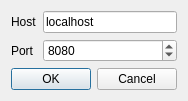
<?xml version="1.0" encoding="UTF-8"?>
<ui version="4.0">
 <class>HostDialog</class>
 <widget class="QDialog" name="HostDialog">
  <property name="geometry">
   <rect>
    <x>0</x>
    <y>0</y>
    <width>179</width>
    <height>93</height>
   </rect>
  </property>
  <property name="windowTitle">
   <string>Dialog</string>
  </property>
  <layout class="QGridLayout" name="gridLayout">
   <item row="0" column="0">
    <widget class="QLabel" name="label">
     <property name="text">
      <string>Host</string>
     </property>
    </widget>
   </item>
   <item row="0" column="1">
    <widget class="QLineEdit" name="hostLineEdit">
     <property name="text">
      <string>localhost</string>
     </property>
    </widget>
   </item>
   <item row="1" column="0">
    <widget class="QLabel" name="label_2">
     <property name="text">
      <string>Port</string>
     </property>
    </widget>
   </item>
   <item row="1" column="1">
    <widget class="QSpinBox" name="portSpinBox">
     <property name="minimum">
      <number>200</number>
     </property>
     <property name="maximum">
      <number>10000</number>
     </property>
     <property name="value">
      <number>8080</number>
     </property>
    </widget>
   </item>
   <item row="2" column="0" colspan="2">
    <widget class="QDialogButtonBox" name="buttonBox">
     <property name="orientation">
      <enum>Qt::Horizontal</enum>
     </property>
     <property name="standardButtons">
      <set>QDialogButtonBox::Cancel|QDialogButtonBox::Ok</set>
     </property>
    </widget>
   </item>
  </layout>
 </widget>
 <resources/>
 <connections>
  <connection>
   <sender>buttonBox</sender>
   <signal>accepted()</signal>
   <receiver>HostDialog</receiver>
   <slot>accept()</slot>
   <hints>
    <hint type="sourcelabel">
     <x>248</x>
     <y>254</y>
    </hint>
    <hint type="destinationlabel">
     <x>157</x>
     <y>274</y>
    </hint>
   </hints>
  </connection>
  <connection>
   <sender>buttonBox</sender>
   <signal>rejected()</signal>
   <receiver>HostDialog</receiver>
   <slot>reject()</slot>
   <hints>
    <hint type="sourcelabel">
     <x>316</x>
     <y>260</y>
    </hint>
    <hint type="destinationlabel">
     <x>286</x>
     <y>274</y>
    </hint>
   </hints>
  </connection>
 </connections>
</ui>
